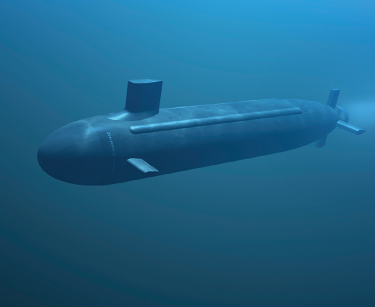
#> input picture python projects/Computer Vision/Hybrid image/Slika7.png, 375 x 307 px
$ python 'Hibridna slika.py'
#> lines starting #> are read from the running program, lines starting #| are printed output that depends on the picture
import numpy as np
import cv2

# citanje i pretvaranje u frekventni domen
imgIn = cv2.imread("Slika7.png", flags=cv2.IMREAD_GRAYSCALE)
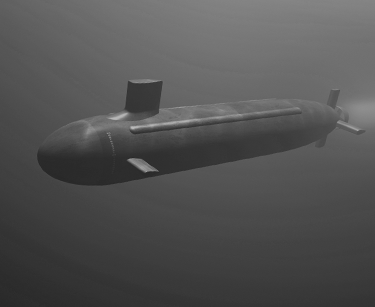
#> imgIn: shape (307, 375); min 39, max 186, mean 82.3
imgInF = np.float32(imgIn)
dft = cv2.dft(imgInF, flags=cv2.DFT_COMPLEX_OUTPUT) #pretvara sliku u frekventni domen
dft = np.fft.fftshift(dft) # vrsi zamenu kvadranata

# citanje i pretvaranje u frekventni domen
imgIn1 = cv2.imread("Slika8.png", flags=cv2.IMREAD_GRAYSCALE)
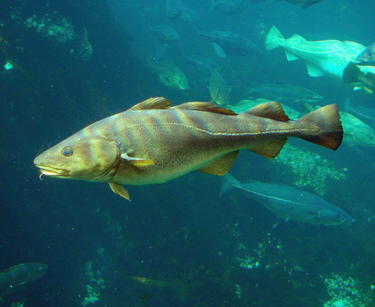
#> input picture python projects/Computer Vision/Hybrid image/Slika8.png, 375 x 307 px
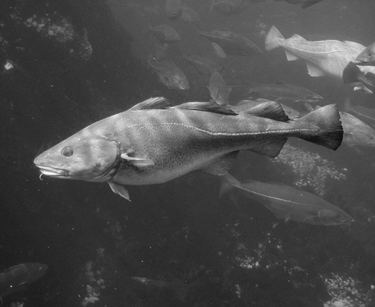
#> imgIn1: shape (307, 375); min 14, max 252, mean 74.9
imgInF1 = np.float32(imgIn1)
dft1 = cv2.dft(imgInF1, flags=cv2.DFT_COMPLEX_OUTPUT) #pretvara sliku u frekventni domen
dft1 = np.fft.fftshift(dft1) # vrsi zamenu kvadranata

###############################################################

# Obrada u frekventnom domenu


# funkcija koja proverava da li se dati piksel nalazi u krugu
def inCircle(centerX, centerY, r, x, y):
    distance = (x - centerX) ** 2 + (y - centerY) ** 2
    return distance <= r ** 2


rows, cols = imgIn1.shape
#> rows = 307; cols = 375
centerX, centerY = int(rows/2), int(cols/2)
#> centerX = 153; centerY = 187

for x1 in range(rows):
    for y1 in range(cols):
        if inCircle(centerX, centerY, 20, x1, y1):
            dft1[x1, y1] = 0 # maskiranje niskih frekvencija, ostaju samo visoke, u drugoj slici
        if not inCircle(centerX, centerY, 20, x1, y1):
            dft[x1, y1] = 0 # maskiranje visokih frekvencija, ostaju samo niske, u prvoj slici

# dobijanje originalne slike
orgDFT = dft1+dft

###############################################################

dft = np.fft.ifftshift(dft)
dft1 = np.fft.ifftshift(dft1)
orgDFT = np.fft.ifftshift(orgDFT)


imgOutF = cv2.idft(dft, flags=cv2.DFT_INVERSE | cv2.DFT_SCALE | cv2.DFT_REAL_OUTPUT)
imgOutF = np.clip(imgOutF, 0, 255)
imgOut = np.uint8(imgOutF)

imgOutF1 = cv2.idft(dft1, flags=cv2.DFT_INVERSE | cv2.DFT_SCALE | cv2.DFT_REAL_OUTPUT)
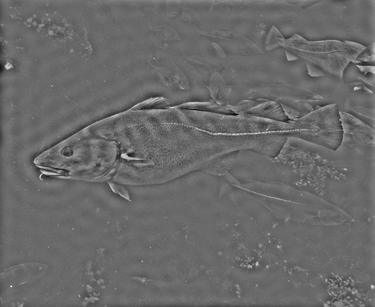
#> imgOutF1: shape (307, 375) float32; min -92.17, max 129.4, mean 0; drawn with min black and max white
imgOutF1 = np.clip(imgOutF1, 0, 255)
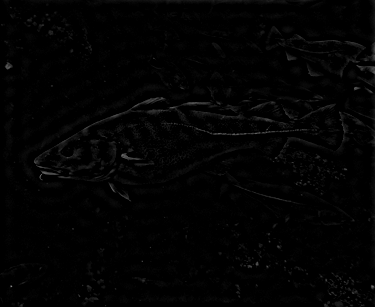
#> imgOutF1: shape (307, 375) float32; min 0, max 129.4, mean 3
imgOut1 = np.uint8(imgOutF1)

imgOutF12 = cv2.idft(orgDFT, flags=cv2.DFT_INVERSE | cv2.DFT_SCALE | cv2.DFT_REAL_OUTPUT)
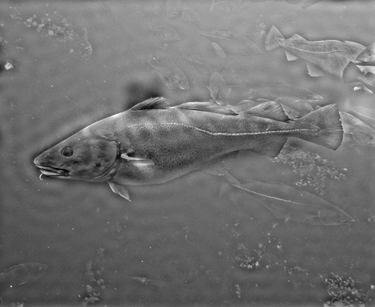
#> imgOutF12: shape (307, 375) float32; min -21.1, max 211.6, mean 82.3; drawn with min black and max white
imgOutF12 = np.clip(imgOutF12, 0, 255)
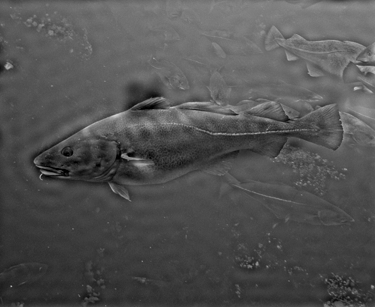
#> imgOutF12: shape (307, 375) float32; min 0, max 211.6, mean 82.3
imgHybrid = np.uint8(imgOutF12)


cv2.imwrite("IzlaznaSlika.png", imgHybrid)
cv2.imshow("Image 1", imgOut)
cv2.imshow("Image 2", imgOut1)
cv2.imshow("Hybrid image", imgHybrid)

if cv2.waitKey(0) & 0xFF == ord('q'):
#> (key q is pressed here)
    cv2.destroyAllWindows()
